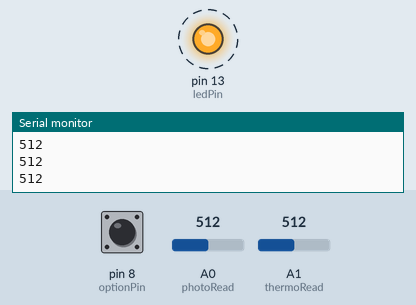
This sketch was run on a simulated Arduino Uno, built with avr-gcc and run on an emulated ATmega328P. On the bench: output pins drawn as LEDs (lit = HIGH), the last lines printed to the serial monitor. Dashed ring = blinking. Inputs (shaded band) come from the test bench; at power-on: A0 (photoRead) = 512, pin 8 (optionPin) HIGH, A1 (thermoRead) = 512.

Above: at 1.2 s.
1.3 s: A0 (photoRead) set to 338
At 1.84 s:
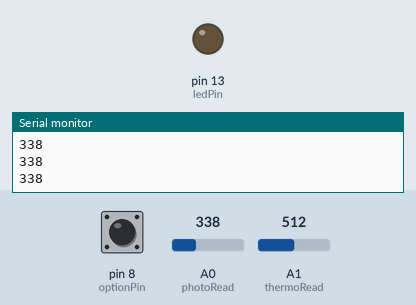
4.3 s: A0 (photoRead) set to 322
At 4.46 s:
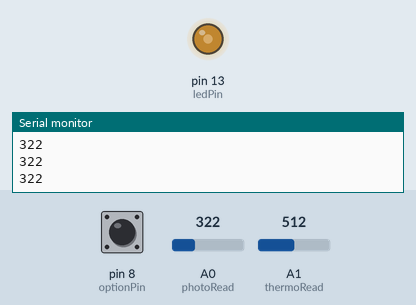
7.3 s: pin 8 (optionPin) pulled LOW for 0.15 s
At 7.54 s:
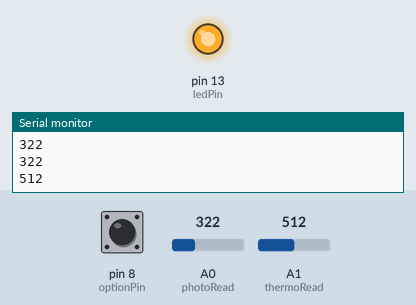
10.3 s: pin 8 (optionPin) pulled LOW for 3.2 s
15.0 s: A0 (photoRead) set to 511
Timing chart, 0 to 19.0 s (numbered marks = the images above; inputs shaded):
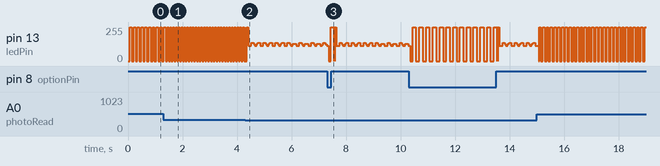

The sketch:

ElectronicsExamples.ino
```cpp
// pin declarations
int photoRead = A0;
int ledPin = 13;
int thermoRead = A1;
int optionPin = 8;

void setup() {
  // put your setup code here, to run once:
  pinMode(photoRead, INPUT);
  pinMode(ledPin, OUTPUT);
  pinMode(thermoRead, INPUT);
  pinMode(optionPin, INPUT_PULLUP);
  Serial.begin(9600);
}

// value declarations
int photoVal;
int thermoVal;

int calcDelay;

void loop() {
  if (digitalRead(optionPin))
  {
    photoVal = analogRead(photoRead);
    Serial.println(photoVal);
    calcDelay = ((photoVal/10-10)*(photoVal/10-10) - 300) / 20;
    calcDelay = (calcDelay > 5)? calcDelay : 5;
    delay(calcDelay);
    digitalWrite(ledPin, HIGH);
    delay(calcDelay);
    digitalWrite(ledPin, LOW);
  }
  else
  {
    thermoVal = analogRead(thermoRead);
    Serial.println(thermoVal);
    calcDelay = (thermoVal-450)*2;
    calcDelay = (calcDelay > 5)? calcDelay : 5;
    delay(calcDelay);
    digitalWrite(ledPin, HIGH);
    delay(calcDelay);
    digitalWrite(ledPin, LOW);
  }
}
```

Measured:
- the behaviour switches between 330 and 329 on A0 (photoRead) (found by bisection; images 1 and 2)
